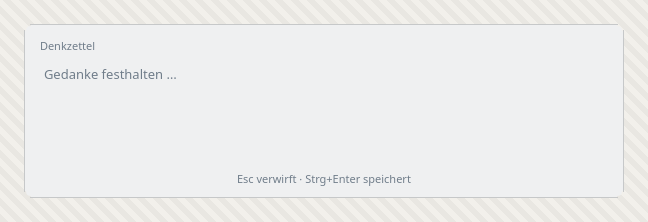
#> input picture docs/scrum/reviews/sprint-06-ux-review/bilder/01-rand-schmal-hell-leer.png, 648 x 222 px, found by its file name; its folder holds 6 pictures in this run
$ python kontur.py
#> lines starting #> are read from the running program, lines starting #| are printed output that depends on the picture
#!/usr/bin/env python3
"""Prüft die Kontur (4b: Mischung Window/WindowText mit frameContrast 0,20,
die einzige Linie im Fenster) an allen vier Kanten und in den vier Ecken."""
from PIL import Image
import numpy as np

FRAME = 24
BASE = "/home/hnsstrk/Projekte/denkzettel/docs/scrum/reviews/sprint-06-ux-review/bilder/"


def load(name):
#> called with name = '01-rand-schmal-hell-leer.png'
    a = np.asarray(Image.open(BASE + name).convert("RGB")).astype(int)
    ph, pw = a.shape[:2]
#> ph = 222; pw = 648
    W, H = pw - 2 * FRAME, ph - 2 * FRAME
#> W = 600; H = 174
    return a[FRAME:FRAME + H, FRAME:FRAME + W], W, H


def show(name, surface, contour):
    win, W, H = load(name)
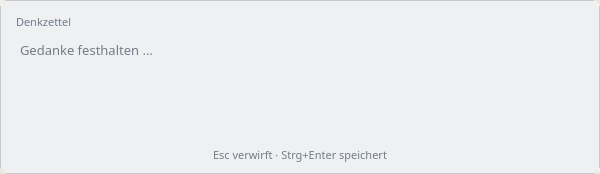
#> win: shape (174, 600, 3) int64; mean of channels 0, 1, 2 237.4, 238.5, 239.6; drawn as R, G, B
#> W = 600; H = 174
    print(f"== {name}  Fenster {W}x{H}")
#| == 01-rand-schmal-hell-leer.png  Fenster 600x174
    print(f"   Soll: Flaeche {surface}  Kontur {contour}")
    mid_y, mid_x = H // 2, W // 2
#> mid_y = 87; mid_x = 300
    for label, pixels in [
        ("oben   (Mittelspalte, 0..3)", [tuple(win[k, mid_x]) for k in range(4)]),
        ("unten  (Mittelspalte, H-1..H-4)", [tuple(win[H - 1 - k, mid_x]) for k in range(4)]),
        ("links  (Mittelzeile, 0..3)", [tuple(win[mid_y, k]) for k in range(4)]),
        ("rechts (Mittelzeile, W-1..W-4)", [tuple(win[mid_y, W - 1 - k]) for k in range(4)]),
    ]:
        print(f"   {label}: {pixels}")
#> this loop made 4 passes
#> label on passes 1 to 4: 'oben   (Mittelspalte, 0..3)', 'unten  (Mittelspalte, H-1..H-4)', 'links  (Mittelzeile, 0..3)', 'rechts (Mittelzeile, W-1..W-4)'
#|    oben   (Mittelspalte, 0..3): [(198, 200, 201), (239, 240, 241), (239, 240, 241), (239, 240, 241)]
#|    unten  (Mittelspalte, H-1..H-4): [(198, 200, 201), (239, 240, 241), (239, 240, 241), (239, 240, 241)]
#|    links  (Mittelzeile, 0..3): [(198, 200, 201), (239, 240, 241), (239, 240, 241), (239, 240, 241)]
#|    rechts (Mittelzeile, W-1..W-4): [(198, 200, 201), (239, 240, 241), (239, 240, 241), (239, 240, 241)]

    # Diagonale der linken oberen Ecke: der Punkt, an dem die Rundung sitzt
    print("   Ecke oben links, Diagonale (y=x=0..9):",
          [tuple(win[k, k]) for k in range(10)])
#|    Ecke oben links, Diagonale (y=x=0..9): [(242, 240, 235), (242, 240, 235), (242, 240, 235), (239, 240, 240), (239, 240, 241), (239, 240, 241), (239, 240, 241), (239, 240, 241), (239, 240, 241), (239, 240, 241)]
    print("   Ecke unten rechts, Diagonale:",
          [tuple(win[H - 1 - k, W - 1 - k]) for k in range(10)])
#|    Ecke unten rechts, Diagonale: [(233, 231, 226), (233, 231, 226), (233, 231, 226), (239, 240, 239), (239, 240, 241), (239, 240, 241), (239, 240, 241), (239, 240, 241), (239, 240, 241), (239, 240, 241)]

    # Wie nah kommt die dunkelste Stelle der Eckdiagonale an die Konturfarbe?
    diag = np.array([win[k, k] for k in range(12)])
#> diag = [[242, 240, 235], [242, 240, 235], [242, 240, 235], [239, 240, 240], [239, 240, 241], [239, 240, 241], [239, 240, 241], [239, 240, 241], [239, 240, 241], [239, 240, 241], [239, 240, 241], [239, 240, 241]]
    d_contour = np.abs(diag - np.array(contour)).max(axis=1)
#> d_contour = [44, 44, 44, 41, 41, 41, 41, 41, 41, 41, 41, 41]
    print(f"   geringste Abweichung von der Konturfarbe auf der Eckdiagonale: {d_contour.min()}"
          f" (Kanten erreichen 0)")
#|    geringste Abweichung von der Konturfarbe auf der Eckdiagonale: 41 (Kanten erreichen 0)


mix = lambda a, b, t: tuple(round(a[i] + (b[i] - a[i]) * t) for i in range(3))
light_surface = (0xef, 0xf0, 0xf1)
light_text = (0x23, 0x26, 0x29)
dark_surface = (0x20, 0x23, 0x26)
dark_text = (0xfc, 0xfc, 0xfc)

show("01-rand-schmal-hell-leer.png", light_surface, mix(light_surface, light_text, 0.20))
show("07-rand-breit-hell-leer.png", light_surface, mix(light_surface, light_text, 0.20))
#> call 2 of show, with name = '07-rand-breit-hell-leer.png', surface = (239, 240, 241), contour = (198, 200, 201)
#> call 2 of load, with name = '07-rand-breit-hell-leer.png'
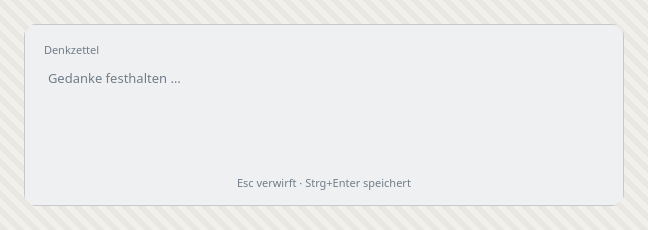
#> input picture docs/scrum/reviews/sprint-06-ux-review/bilder/07-rand-breit-hell-leer.png, 648 x 230 px, found by its file name
#> in show (call 2), `win, W, H = load(name)`:
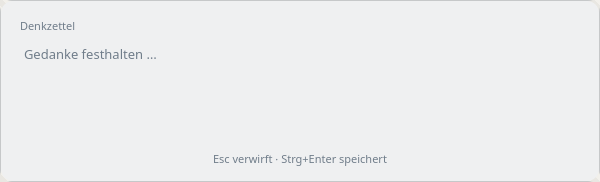
#> win: shape (182, 600, 3) int64; mean of channels 0, 1, 2 237.5, 238.6, 239.7; drawn as R, G, B
#> in show (call 2), `win, W, H = load(name)`: H = 182
#| == 07-rand-breit-hell-leer.png  Fenster 600x182
#> in show (call 2), `mid_y, mid_x = H // 2, W // 2`: mid_y = 91
#> the loop in show (call 2), `for label, pixels in [ ("oben   (Mittelspalte, 0..3)", [tuple(win[k, m..` made 4 passes
#|    oben   (Mittelspalte, 0..3): [(198, 200, 201), (239, 240, 241), (239, 240, 241), (239, 240, 241)]
#|    unten  (Mittelspalte, H-1..H-4): [(198, 200, 201), (239, 240, 241), (239, 240, 241), (239, 240, 241)]
#|    links  (Mittelzeile, 0..3): [(198, 200, 201), (239, 240, 241), (239, 240, 241), (239, 240, 241)]
#|    rechts (Mittelzeile, W-1..W-4): [(198, 200, 201), (239, 240, 241), (239, 240, 241), (239, 240, 241)]
#|    Ecke oben links, Diagonale (y=x=0..9): [(233, 231, 226), (233, 231, 226), (233, 231, 226), (233, 231, 226), (236, 235, 233), (239, 240, 241), (239, 240, 241), (239, 240, 241), (239, 240, 241), (239, 240, 241)]
#|    Ecke unten rechts, Diagonale: [(233, 231, 226), (233, 231, 226), (233, 231, 226), (233, 231, 226), (236, 235, 233), (239, 240, 241), (239, 240, 241), (239, 240, 241), (239, 240, 241), (239, 240, 241)]
#> in show (call 2), `diag = np.array([win[k, k] for k in range(12)])`: diag = [[233, 231, 226], [233, 231, 226], [233, 231, 226], [233, 231, 226], [236, 235, 233], [239, 240, 241], [239, 240, 241], [239, 240, 241], [239, 240, 241], [239, 240, 241], [239, 240, 241], [239, 240, 241]]
#> in show (call 2), `d_contour = np.abs(diag - np.array(contour)).max(axis=1)`: d_contour = [35, 35, 35, 35, 38, 41, 41, 41, 41, 41, 41, 41]
#|    geringste Abweichung von der Konturfarbe auf der Eckdiagonale: 35 (Kanten erreichen 0)
show("10-rand-breit-dunkel-leer.png", dark_surface, mix(dark_surface, dark_text, 0.20))
#> call 3 of show, with name = '10-rand-breit-dunkel-leer.png', surface = (32, 35, 38), contour = (76, 78, 81)
#> call 3 of load, with name = '10-rand-breit-dunkel-leer.png'
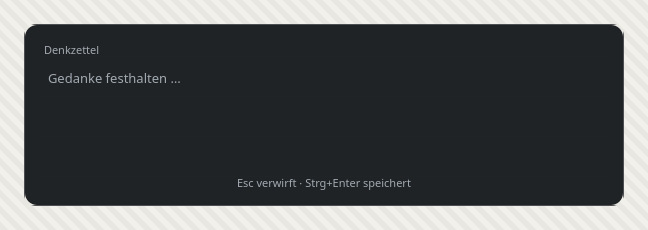
#> input picture docs/scrum/reviews/sprint-06-s55-huelle/bilder/10-rand-breit-dunkel-leer.png, 648 x 230 px, found by its file name
#> in show (call 3), `win, W, H = load(name)`:
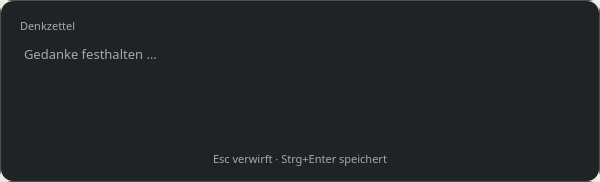
#> win: shape (182, 600, 3) int64; mean of channels 0, 1, 2 34, 37, 40; drawn as R, G, B
#| == 10-rand-breit-dunkel-leer.png  Fenster 600x182
#> the loop in show (call 3), `for label, pixels in [ ("oben   (Mittelspalte, 0..3)", [tuple(win[k, m..` made 4 passes
#|    oben   (Mittelspalte, 0..3): [(76, 78, 81), (32, 35, 38), (32, 35, 38), (32, 35, 38)]
#|    unten  (Mittelspalte, H-1..H-4): [(76, 78, 81), (32, 35, 38), (32, 35, 38), (32, 35, 38)]
#|    links  (Mittelzeile, 0..3): [(76, 78, 81), (32, 35, 38), (32, 35, 38), (32, 35, 38)]
#|    rechts (Mittelzeile, W-1..W-4): [(76, 78, 81), (32, 35, 38), (32, 35, 38), (32, 35, 38)]
#|    Ecke oben links, Diagonale (y=x=0..9): [(233, 231, 226), (233, 231, 226), (233, 231, 226), (233, 231, 226), (142, 142, 140), (32, 35, 38), (32, 35, 38), (32, 35, 38), (32, 35, 38), (32, 35, 38)]
#|    Ecke unten rechts, Diagonale: [(233, 231, 226), (233, 231, 226), (233, 231, 226), (233, 231, 226), (142, 142, 140), (32, 35, 38), (32, 35, 38), (32, 35, 38), (32, 35, 38), (32, 35, 38)]
#> in show (call 3), `diag = np.array([win[k, k] for k in range(12)])`: diag = [[233, 231, 226], [233, 231, 226], [233, 231, 226], [233, 231, 226], [142, 142, 140], [32, 35, 38], [32, 35, 38], [32, 35, 38], [32, 35, 38], [32, 35, 38], [32, 35, 38], [32, 35, 38]]
#> in show (call 3), `d_contour = np.abs(diag - np.array(contour)).max(axis=1)`: d_contour = [157, 157, 157, 157, 66, 44, 44, 44, 44, 44, 44, 44]
#|    geringste Abweichung von der Konturfarbe auf der Eckdiagonale: 44 (Kanten erreichen 0)
